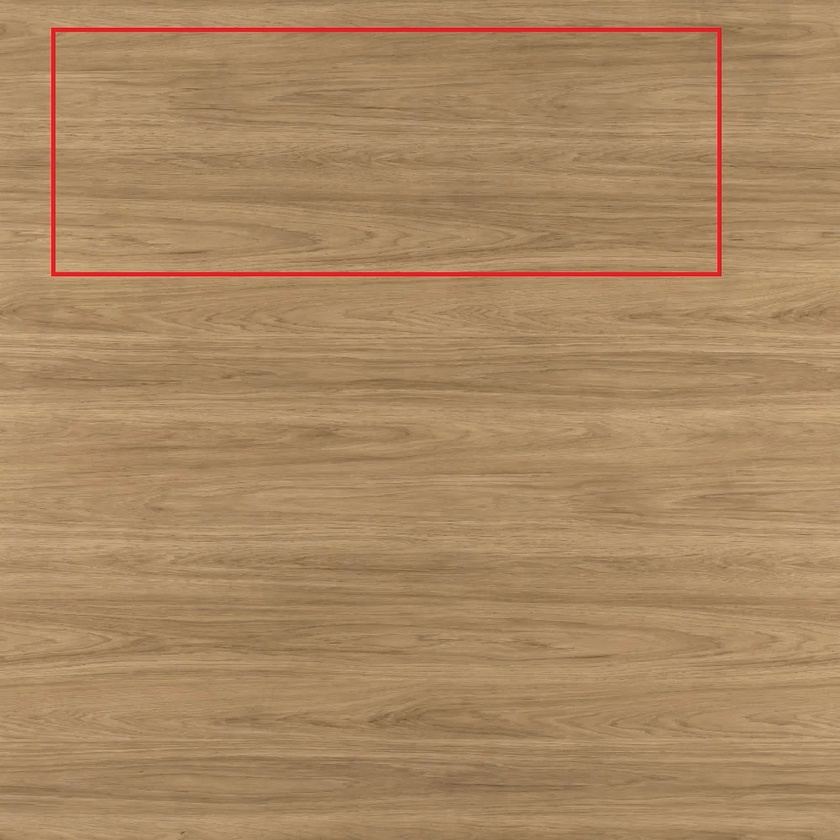
#> input picture codigo do beneli/Analisequalidadeopencv/pcstesttemplatematcg/peca1local.jpg, 840 x 840 px, shrunk from 1000 x 1000 before the run
$ python known_features.py --input pcstesttemplatematcg/peca1local.jpg
#> lines starting #> are read from the running program, lines starting #| are printed output that depends on the picture
from __future__ import print_function
import cv2 as cv
import numpy as np
import argparse

#############################################################
###################### KNOWN FEATURES #######################
#############################################################

# BUSCA POR FEATURES QUE NÃO ALTERAM O PADRÃO DE QUALIDADE E QUE CASO NÃO IDENTIFICADOS SERÃO CONSIDERADOS RETRABALHOS (FURAÇÃO, FRISOS)

morph_size = 0
max_operator = 4
max_elem = 2
max_kernel_size = 21
title_trackbar_operator_type = 'Operator:\n 0: Opening - 1: Closing  \n 2: Gradient - 3: Top Hat \n 4: Black Hat'
title_trackbar_element_type = 'Element:\n 0: Rect - 1: Cross - 2: Ellipse'
title_trackbar_kernel_size = 'Kernel size:\n 2n + 1'
title_window = 'Morphology Transformations Demo'
morph_op_dic = {0: cv.MORPH_OPEN, 1: cv.MORPH_CLOSE, 2: cv.MORPH_GRADIENT, 3: cv.MORPH_TOPHAT, 4: cv.MORPH_BLACKHAT}
def morphology_operations(val):
    morph_operator = cv.getTrackbarPos(title_trackbar_operator_type, title_window)
    morph_size = cv.getTrackbarPos(title_trackbar_kernel_size, title_window)
    morph_elem = 0
    val_type = cv.getTrackbarPos(title_trackbar_element_type, title_window)
    if val_type == 0:
        morph_elem = cv.MORPH_RECT
    elif val_type == 1:
        morph_elem = cv.MORPH_CROSS
    elif val_type == 2:
        morph_elem = cv.MORPH_ELLIPSE
    element = cv.getStructuringElement(morph_elem, (2*morph_size + 1, 2*morph_size+1), (morph_size, morph_size))
    operation = morph_op_dic[morph_operator]
    dst = cv.morphologyEx(src, operation, element)
    cv.imshow(title_window, dst)
parser = argparse.ArgumentParser(description='Code for More Morphology Transformations tutorial.')
parser.add_argument('--input', help='Path to input image.', default='.jpg')
args = parser.parse_args()
src = cv.imread(cv.samples.findFile(args.input))
#> src is the input picture: shape (840, 840, 3); mean B, G, R 98.4, 135.8, 169.5
if src is None:
    print('Could not open or find the image: ', args.input)
    exit(0)
cv.namedWindow(title_window)
cv.createTrackbar(title_trackbar_operator_type, title_window , 0, max_operator, morphology_operations)
#> slider 'Operator:\n 0: Opening - 1: Clo' is set to 1
cv.createTrackbar(title_trackbar_element_type, title_window , 0, max_elem, morphology_operations)
#> slider 'Element:\n 0: Rect - 1: Cross -' is set to 1
cv.createTrackbar(title_trackbar_kernel_size, title_window , 0, max_kernel_size, morphology_operations)
#> slider 'Kernel size:\n 2n + 1' is set to 7
morphology_operations(0)
#> in morphology_operations, `dst = cv.morphologyEx(src, operation, element)`:
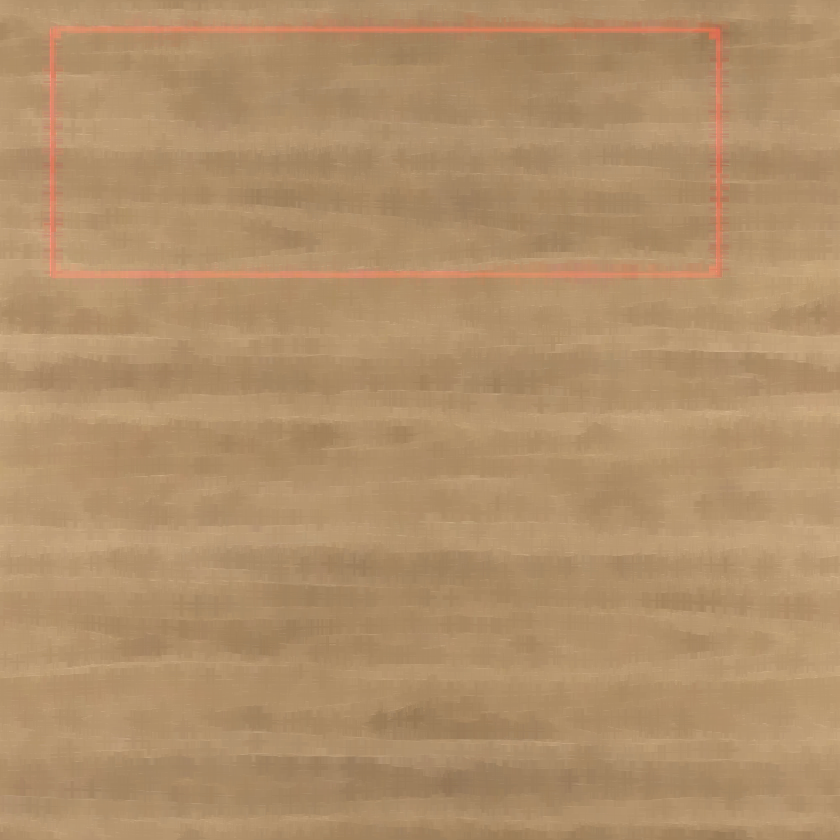
#> dst: shape (840, 840, 3); mean B, G, R 106.3, 144, 176.9
cv.waitKey()
